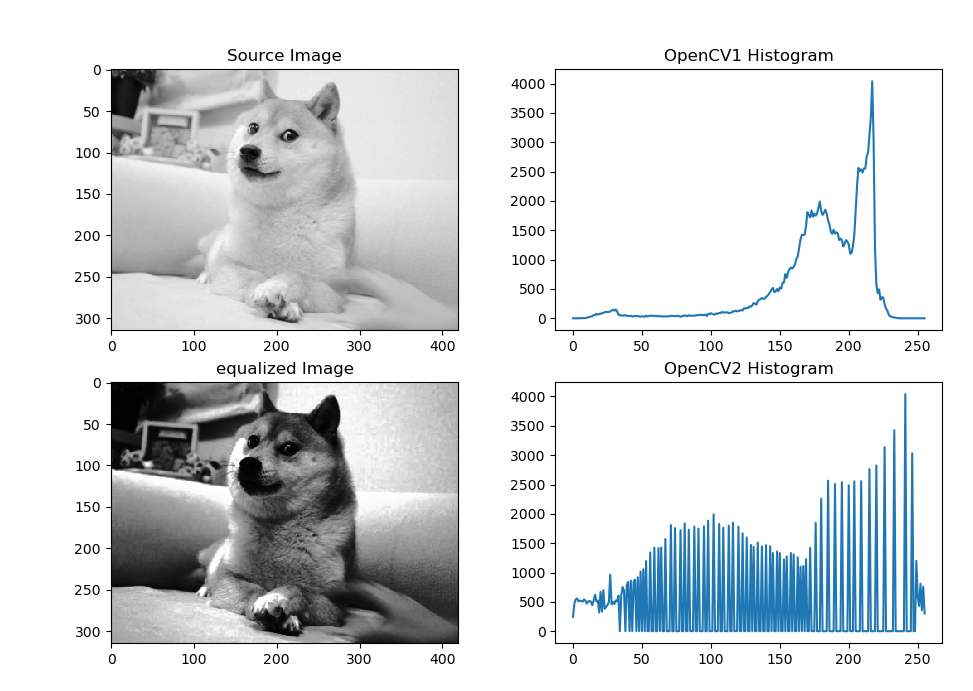

This chart was generated by the following Python code:
import numpy as np
import cv2
import matplotlib.pyplot as mpt
from tkinter import filedialog
from tkinter import *

root = Tk()

root.fileName = filedialog.askopenfilename(filetypes=(("JPG files", ".jpg"), ("All files", "*.*")))
cvGrayImg = cv2.imread(root.fileName, cv2.IMREAD_GRAYSCALE)

eqImg = cv2.equalizeHist(cvGrayImg)

cvHist1 = cv2.calcHist([cvGrayImg], [0], None, [256], [0, 256])
cvHist2 = cv2.calcHist([eqImg], [0], None, [256], [0, 256])

mpt.subplot(221), mpt.imshow(cvGrayImg, 'gray'), mpt.title('Source Image')
mpt.subplot(222), mpt.plot(cvHist1), mpt.title('OpenCV1 Histogram')
mpt.subplot(223), mpt.imshow(eqImg, 'gray'), mpt.title('equalized Image')
mpt.subplot(224), mpt.plot(cvHist2), mpt.title('OpenCV2 Histogram')
mpt.show()



cv.destroyAllWindows()
